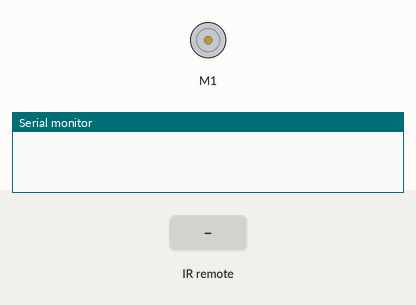
The sketch below on a simulated Arduino Uno, built with avr-gcc and run on an emulated ATmega328P. On the bench: DC motor (green arrow = forward, orange = backward, longer = faster), the last lines printed to the serial monitor. Inputs (shaded band) come from the test bench.

Above: at 1.2 s.
1.3 s: infrared code 0xFF18E7 received
At 2.4 s:
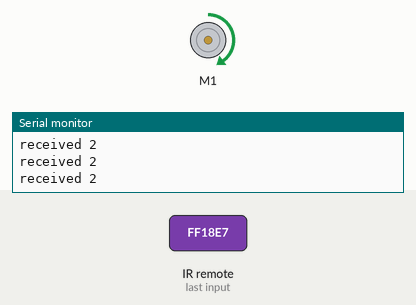
Timing chart, 0 to 4.3 s (numbered marks = the images above; inputs shaded):
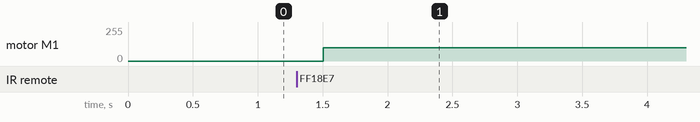

Measured:
- after the input at 1.3 s, motor M1: stopped → forward 100/255 after 0.20 s

The sketch:

ToInfinityAndBeyond.ino
```cpp
/*
This is code for the TC team:
To Infinity and Beyond

What it does:
- sets up IR remote to control two different motors
- motors raise and lower bridge

-kalie 2.24.17
Questions: contact kaliefaith@gmail.com
*/

// Calling the lieberries
#include <IRremote.h>
#include <IRremoteInt.h>
#include <Wire.h>
#include <Adafruit_MotorShield.h>

// Create the motor shield object with the default I2C address
Adafruit_MotorShield AFMS = Adafruit_MotorShield();

// Motor on port M1: right side of bridge
Adafruit_DCMotor *bridgeMotor1 = AFMS.getMotor(1);
// Motor on port M2: left side of bridge
Adafruit_DCMotor *bridgeMotor2 = AFMS.getMotor(1);

int RECV_PIN = 11;
IRrecv irrecv(RECV_PIN);
decode_results results;
bool pressTwo = false;
int motor1 = 0;
int motor2 = 0;

void setup() {
  Serial.begin(9600);           // set up Serial library at 9600 bps

  AFMS.begin();  // create with the default frequency 1.6KHz

  // Starting the motors:

  // Set the speed to start, from 0 (off) to 255 (max speed)
  bridgeMotor1->setSpeed(100);
  bridgeMotor1->run(FORWARD);
  // turn on motor
  bridgeMotor1->run(RELEASE);

  // Set the speed to start, from 0 (off) to 255 (max speed)
  bridgeMotor2->setSpeed(100);
  bridgeMotor2->run(FORWARD);
  // turn on motor
  bridgeMotor2->run(RELEASE);
}

void loop() {

  if (irrecv.decode(&results))
  {
    switch(results.value){

// Lowering bridge
      case 0xFF18E7:
        motor1 = 1;
        motor2 = 1;
        Serial.println("received 2");
        break;

// Raising bridge
      case 0xFF4AB5:
        motor1 = -1;
        motor2 = -1;
        Serial.println("received 8");
        break;

// Stop bridge movement
    case 0xFF38C7:
    motor1 = 0;
    motor2 = 0;
    Serial.println("received 5");
    break;

    irrecv.resume();
  }

  } else {
    // no output
    motor1 = 0;
    motor2 = 0;
  }

  // MOTOR 1
  if (motor1 == 1)
  {
    bridgeMotor1->run(FORWARD);
  }

  else if (motor1 == 0)
  {
    bridgeMotor1->run(RELEASE);
  }

  else if (motor1 == -1)
  {
   bridgeMotor1->run(BACKWARD);
  }
  delay (150);


  // MOTOR 2
  if (motor2 == 1)
  {
    bridgeMotor2->run(FORWARD);
  }

  else if (motor2 == 0)
  {
    bridgeMotor2->run(RELEASE);
  }

  else if (motor2 == -1)
  {
    bridgeMotor2->run(BACKWARD);
  }
  delay (150);

}
```
